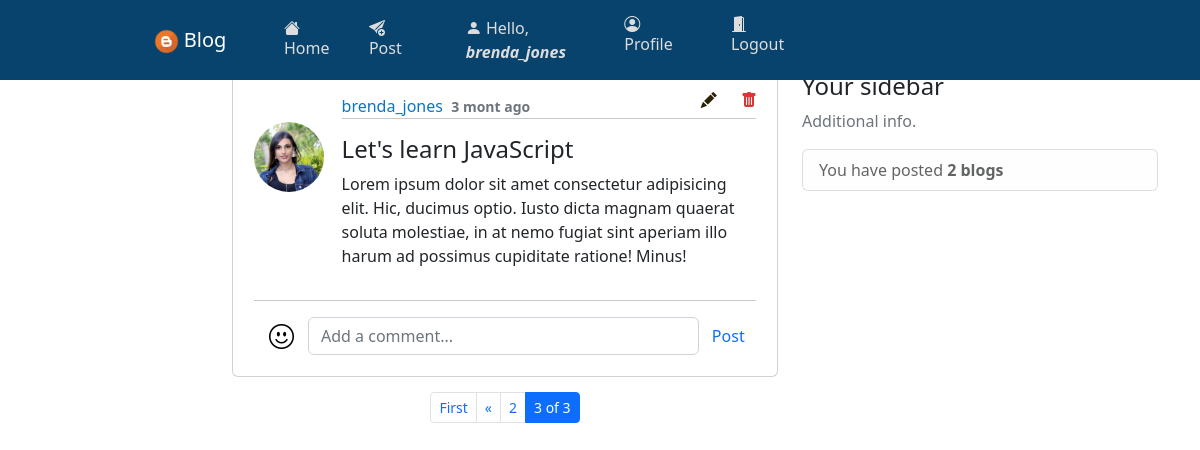
The app's page /users/homepage/?page=3 (signed in) with its own data.
### users/models.py (models this page shows, shortened)
class Posts(models.Model):
    id = models.CharField(max_length=12, primary_key=True, editable=False)
    blogger = models.ForeignKey(Profile, on_delete=models.CASCADE, editable=False)
    title = models.CharField(max_length=60, blank=False)
    content = models.TextField(blank=False)
    posted = models.DateTimeField(auto_now_add=True)
    edited = models.DateTimeField(auto_now=True)
    class Meta:
        ordering = ['-posted']
        verbose_name_plural = 'Posts'

class Profile(models.Model):
    id = models.CharField(max_length=12, primary_key=True, editable=False)
    name = models.OneToOneField(User, on_delete=models.CASCADE, editable=False)
    gender = models.CharField(max_length=7, blank=False)
    phone_no = models.CharField(max_length=14, blank=False)
    country = models.CharField(max_length=10, blank=False)
    dob = models.DateField(null=True, blank=False)
    age = models.PositiveIntegerField(default=0, editable=False)
    dp = models.ImageField(upload_to='Profile-pics/', default='default.png')
    created = models.DateTimeField(auto_now_add=True)
    edited = models.DateTimeField(auto_now=True)
    def __str__(self):
        return f'{self.name}'
    class Meta:
        ordering = ['name']
        verbose_name_plural = 'User Profiles'

### users/views.py (the view, shortened to what this page needs)
# urls.py: path('homepage/', views.homepage_view, name='homepage'),
@login_required(login_url='login')
@user_passes_test(lambda user: user.is_staff is False and user.is_superuser is False)
def homepage_view(request):
    blogs = Posts.objects.all()
    p = Paginator(blogs, 2)
    page_number = request.GET.get('page')
    try:
        page_obj = p.get_page(page_number)
    except PageNotAnInteger:
        page_obj = p.page(1)
    except EmptyPage:
        page_obj = p.page(p.num_pages)
    context = {
        'total_blogs': Posts.objects.filter(blogger=request.user.profile).count(),
        'comments': Comments.objects.all(),
        'page': page_obj, 'posted_blogs': page_obj
    }
    return render(request, 'users/index.html', context)

### users/templates/users/index.html (shortened to what this page needs)
{% extends 'users/base.html' %}{% block title %}Homepage{% endblock %}
{% load crispy_forms_tags %}
    {% block content %}
    <main class="container body-container" role="main">
        <div class="row">
            <div class="col-md-6 offset-sm-2">
                {% for blogs in posted_blogs %}
                <div class="card card-body pb-0">
                    <article class="media content-section">
                        <div class="d-flex align-items-start justify-content-center">
                            <img src="{{ blogs.blogger.dp.url }}" alt="img" class="rounded-circle article-img">
                            <div class="media-body">
                                <div class="article-metadata">
                                    <a href="{% url 'userprofile' blogs.blogger %}" class="mr-3">{{ blogs.blogger }}</a>
                                    <small class="text-muted fw-bold">{{ blogs.posted|timesince|cut:" "|slice:":6" }} ago</small>
                                    <hr class="mt-0">
                                </div>
                                <div class="delete-icon">
                                    <a href="{% url 'edit_blog' blogs.id blogs.blogger %}" class="icon">
                                        {% if blogs.blogger == request.user.profile %}<i class="bi bi-pencil-fill" style="color: #2b2103"></i>{% endif %}
                                    </a>
                                    <a href="" class="icon" data-bs-toggle="modal" data-bs-target="#delete-post-{{blogs.id}}">
                                        {% if blogs.blogger == request.user.profile %}<i class="bi bi-trash-fill" style="color: #df3435"></i>{% endif %}
                                    </a>
                                </div>
                                <h4>{{ blogs.title }}</h4>
                                <p class="article-content">
                                    {{ blogs.content }}
                                </p>
                            </div>
                        </div>
                        <hr class="w-100">
                        <div class="d-flex align-items-center post-comment-container">
                            <a href=""><i class="bi-emoji-smile"></i></a>
                            <form action="" method="post" class="d-flex">
                                <input type="text" placeholder="Add a comment..." name="comment" class="form-control">
                                <button type="submit" class="btn btn-default text-primary">Post</button>
                            </form>
                        </div>
                    </article>
                </div>
                {% empty %}
                <div class="text-center pt-3">
                    <h5 class="small text-muted">Blogs will appear here</h5>
                </div>
                {% endfor %}
                <nav aria-label="Pages">
                    <ul class="pagination pagination-sm justify-content-center">
                        {% if page.has_previous %}
                            <li class="page-item"><a href="?page=1" class="page-link">First</a></li>
                            <li class="page-item"><a href="?page={{ page.previous_page_number }}" class="page-link">&laquo;</a></li>
                        {% endif %}
                        {% for num in page.paginator.page_range %}
                            {% if page.number == num %}
                                <li class="page-item active" aria-current="page"><a class="page-link" href="?page={{num}}">{{num}} of {{ page.paginator.num_pages }}</a></li>
                            {% elif num > page.number|add:"-2" and num < page.number|add:"2" %}
                                <li class="page-item"><a class="page-link" href="?page={{num}}">{{num}}</a></li>
                            {% endif %}
                        {% endfor %}
                    </ul>
                </nav>
            </div>
            <div class="col-md-4">
                <div class="content-section card-body">
                    <h4>Your sidebar</h4>
                    <p class="text-muted">Additional info.</p>
                    <ul class="list-group">
                        <li class="list-group-item list-group-item-light">
                            You have posted <b>{% if total_blogs == 1 %}1 blog{% else %}{{ total_blogs }} blogs{% endif %}</b>
                        </li>
                    </ul>
                </div>
            </div>
        </div>
    </main>
    {% endblock %}

### users/templates/users/base.html (shortened to what this page needs)
    {% load static %}
    <link rel="stylesheet" href="{% static 'css/styles.css' %}">
    <link href="https://cdn.jsdelivr.net/npm/bootstrap@5.2.2/dist/css/bootstrap.min.css" rel="stylesheet">
    <link rel="stylesheet" href="https://cdn.jsdelivr.net/npm/bootstrap-icons@1.9.1/font/bootstrap-icons.css">
    <header class="site-header">
        <nav class="navbar navbar-expand-lg navbar-dark bg-steel fixed-top">
            <div class="container">
                <a href="{% url 'homepage' %}" class="navbar-brand ml-4 text-center"><img src="{% static 'img/favicon.png' %}" alt="logo"> Blog</a>
                <div class="collapse navbar-collapse" id="navbarToggle">
                    <div class="navbar-nav mr-5">
                        {% if user.is_authenticated %}
                        <a href="{% url 'homepage' %}" class="nav-item nav-link"><i class="bi-house-fill"></i> Home</a>
                        <a href="{% url 'upload_blog' %}" class="nav-item nav-link"><i class="bi-send-plus-fill"></i> Post</a>
                        {% endif %}
                    </div>
                    <div class="navbar-nav account-links">
                        {% if user.is_authenticated %}
                        <a href="{% url 'profile' %}" class="nav-item nav-link"><i class="bi-person-fill"></i> Hello, <b class="fst-italic">{{ request.user.username }}</b></a>
                        <a href="{% url 'profile' %}" class="nav-item nav-link"><i class="bi-person-circle"></i> Profile</a>
                        <a href="{% url 'user_logout' %}" class="nav-item nav-link"><i class="bi-door-open-fill"></i> Logout</a>
                        {% else %}
                        <a href="{% url 'login' %}" class="nav-item nav-link"><i class="bi-door-closed-fill"></i> Login</a>
                        <a href="{% url 'signup' %}" class="nav-item nav-link"><i class="bi-person-plus-fill"></i> Register</a>
                        {% endif %}
                    </div>
                </div>
            </div>
        </nav>
    </header>
    {% block content %}
    {% endblock %}

### static/css/styles.css (style rules this page uses)
* { box-sizing: border-box; }
.bg-steel { background-color: #08436d; }
.site-header .container .navbar-brand { margin-left: 12%; margin-right: 3%; }
.site-header .container .navbar-brand img { height: 25px; width: 25px; }
.site-header .container .navbar-nav a { margin-right: 7px; color: #ddd; }
.site-header .container .account-links { margin-left: 37%; }
.body-container { margin-top: 6%; }
.body-container .card { margin-bottom: 15px; }
.body-container .card .content-section { padding: 5px; }
.body-container .card .content-section img { height: 70px; width: 70px; margin-right: 3.5%; margin-top: 5.5%; }
.body-container .card .content-section .article-metadata a { margin-right: 1%; text-decoration: none; color: #0a75c2; }
.body-container .card .content-section .delete-icon { position: absolute; right: 0px; top: 15px; }
.body-container .card .content-section .icon { color: #21252c; padding-right: 20px; padding-bottom: 5px; transition: 0.3s; font-size: 16px; text-decoration: none; }
.body-container .post-comment-container { margin-left: 15px; margin-bottom: 0; }
.body-container .post-comment-container a { font-size: 25px; margin-right: 1%; margin-top: -3%; color: black; }
.body-container .post-comment-container input[type="text"] { width: 400px; margin-left: 2%; }
@media only screen and (min-device-width: 546px) and (max-device-width: 1200px) { .site-header .container .navbar-brand { margin-left: 10%; margin-right: 3%; } }
@media only screen and (min-device-width: 546px) and (max-device-width: 1200px) { .site-header .container .navbar-nav a { margin-left: 10%; margin-right: 5px; color: #ddd; } }
@media only screen and (min-device-width: 546px) and (max-device-width: 1200px) { .site-header .container .account-links { margin-left: 0; } }

### records on screen
Posts: blogger.dp (picture), blogger "brenda_jones", posted "3 mont", title "Let's learn JavaScript", content "Lorem ipsum dolor sit amet consectetur adipisicing elit. Hic, ducimus optio. Iusto dicta magnam quaerat soluta molestiae, in at nemo fugiat sint aperiam illo harum ad possimus cupiditate ratione! Minus!"

### other values on screen
{{ request.user.username }} "brenda_jones"
{{ num }} "2"
{{ num }} "3"
{{ page.paginator.num_pages }} "3"
{{ total_blogs }} "2"
